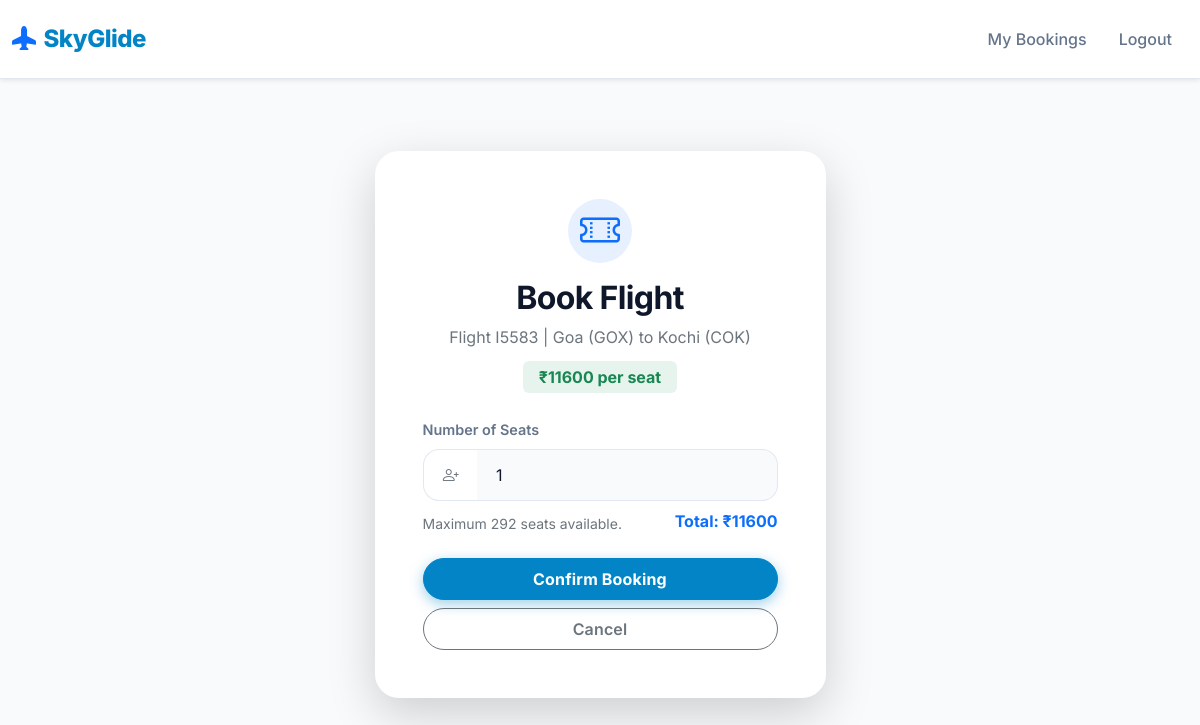
The page /book/62/ (signed in) on the database its author committed.
### reservation/models.py (models this page shows, shortened)
class Flight(models.Model):
    flight_number = models.CharField(max_length=10)
    origin = models.CharField(max_length=100)
    destination = models.CharField(max_length=100)
    departure_time = models.DateTimeField()
    arrival_time = models.DateTimeField()
    total_seats = models.PositiveIntegerField()
    available_seats = models.PositiveIntegerField(blank=True, null=True)
    price = models.DecimalField(max_digits=10, decimal_places=2, default=5000.00)

### reservation/views.py (the view, shortened to what this page needs)
# urls.py: path('book/<int:flight_id>/', views.book_flight, name='book_flight'),
@login_required
def book_flight(request, flight_id):
    flight = get_object_or_404(Flight, pk=flight_id)
    return render(request, 'book_flight.html', {'flight': flight})

### templates/book_flight.html (shortened to what this page needs)
{% extends 'base.html' %}
{% block content %}
<div class="row justify-content-center fade-in">
    <div class="col-md-6 col-lg-5">
        <div class="card shadow-lg border-0 mt-5">
            <div class="card-body p-4 p-md-5">
                <div class="text-center mb-4">
                    <div class="bg-primary bg-opacity-10 text-primary rounded-circle d-inline-flex align-items-center justify-content-center mb-3" style="width: 64px; height: 64px;">
                        <i class="bi bi-ticket-perforated fs-1"></i>
                    </div>
                    <h2 class="fw-bold">Book Flight</h2>
                    <p class="text-secondary mb-1">Flight {{ flight.flight_number }} | {{ flight.origin }} to {{ flight.destination }}</p>
                    <div class="badge bg-success bg-opacity-10 text-success px-3 py-2 fs-6 mt-2">₹{{ flight.price|floatformat:"0" }} per seat</div>
                </div>
                <form method="post" onsubmit="return validateBookingForm();">
                    <div class="mb-4">
                        <label for="id_seats" class="form-label">Number of Seats</label>
                        <div class="input-group">
                            <span class="input-group-text bg-transparent border-end-0"><i class="bi bi-person-plus text-secondary"></i></span>
                            <input type="number" name="seats" id="id_seats" class="form-control border-start-0" min="1" max="{{ flight.available_seats }}" value="1" required oninput="updateTotalPrice()">
                        </div>
                        <div class="d-flex justify-content-between mt-2">
                            <div class="form-text text-secondary">
                                Maximum {{ flight.available_seats }} seats available.
                            </div>
                            <div class="fw-bold text-primary">
                                Total: ₹<span id="totalPrice">{{ flight.price|floatformat:"0" }}</span>
                            </div>
                        </div>
                    </div>
                    <div class="d-grid gap-2">
                        <button type="submit" class="btn btn-primary py-2 fw-bold">Confirm Booking</button>
                        <a href="{% url 'flight_detail' flight.id %}" class="btn btn-outline-secondary py-2">Cancel</a>
                    </div>
                </form>
            </div>
        </div>
    </div>
</div>
{% endblock %}

### static/css/styles.css (style rules this page uses)
:root { --bg-color: #f8fafc; --surface-color: #ffffff; --text-primary: #0f172a; --text-secondary: #64748b; --accent-color: #0284c7; --accent-hover: #0369a1; --border-color: #e2e8f0; --success-color: #10b981; --hero-gradient: linear-gradient(135deg, #e0f2fe 0%, #bae6fd 100%); }
body { font-family: 'Inter', sans-serif; background-color: var(--bg-color); color: var(--text-primary); -webkit-font-smoothing: antialiased; }
h1, h2, h3, h4, h5, h6 { font-weight: 700; color: var(--text-primary); letter-spacing: -0.02em; }
.card { background-color: var(--surface-color); border: 1px solid var(--border-color); border-radius: 1.5rem; overflow: hidden; transition: transform 0.3s cubic-bezier(0.4, 0, 0.2, 1), box-shadow 0.3s cubic-bezier(0.4, 0, 0.2, 1); box-shadow: 0 4px 6px -1px rgba(0, 0, 0, 0.05), 0 2px 4px -1px rgba(0, 0, 0, 0.03); }
.card-body { padding: 2rem; }
.btn { border-radius: 9999px; font-weight: 600; padding: 0.6rem 1.5rem; transition: all 0.2s ease; letter-spacing: 0.01em; }
.btn-primary { background-color: var(--accent-color); border-color: var(--accent-color); color: white; box-shadow: 0 4px 14px 0 rgba(2, 132, 199, 0.39); }
.form-control, .input-group-text { background-color: var(--bg-color); border: 1px solid var(--border-color); color: var(--text-primary); border-radius: 1rem; padding: 0.8rem 1.2rem; font-size: 1rem; }
.form-label { color: var(--text-secondary); font-weight: 600; margin-bottom: 0.5rem; font-size: 0.9rem; }
.fade-in { animation: fadeIn 0.6s cubic-bezier(0.16, 1, 0.3, 1) forwards; }

### rows shown on the page
Flight: flight_number "I5583", origin "Goa (GOX)", destination "Kochi (COK)", price "11600", available_seats "292"
